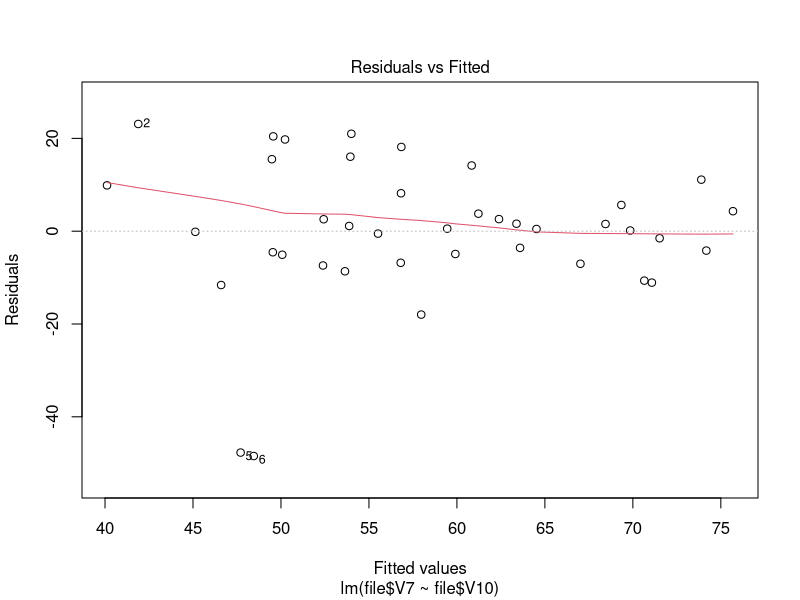
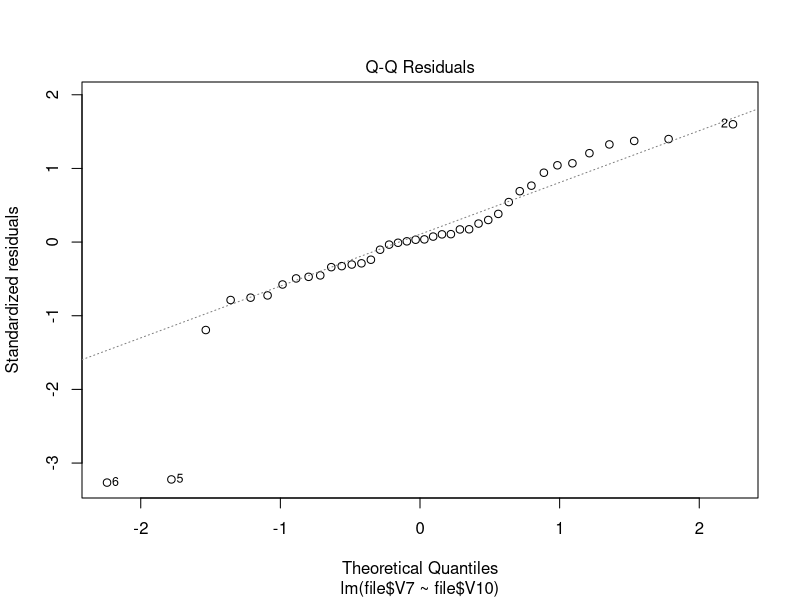
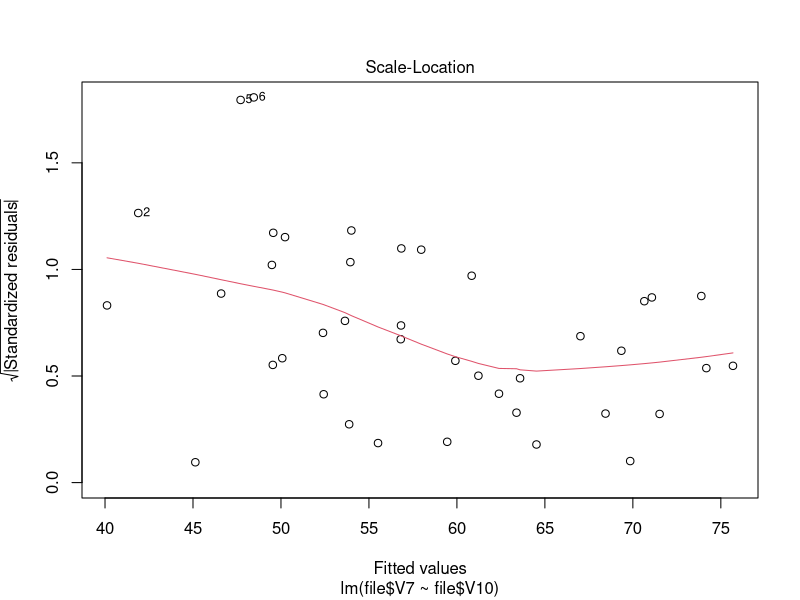
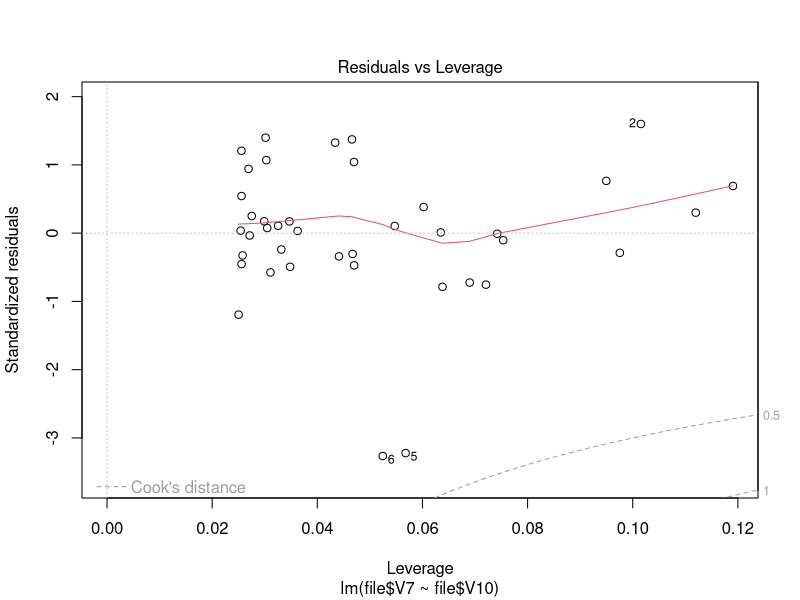
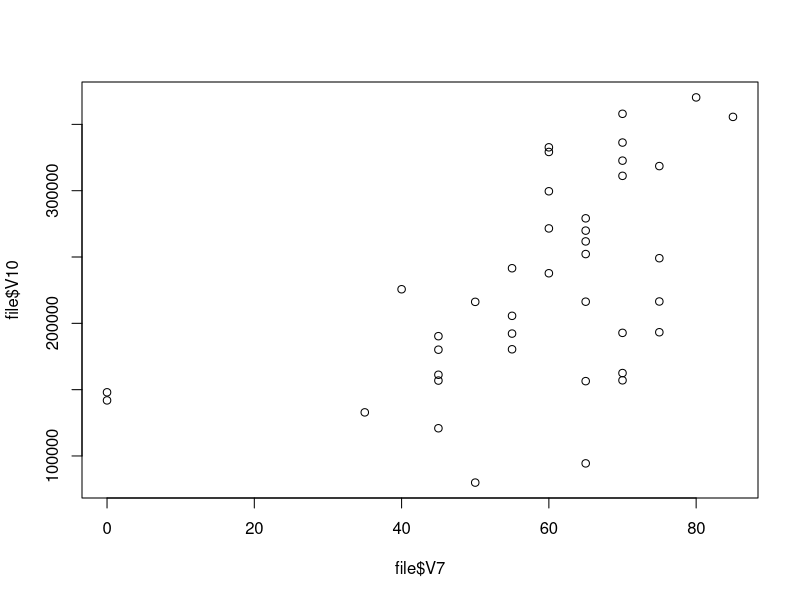

These charts were generated, in order, by the following R code:
## ---- chunk 1
knitr::opts_chunk$set(echo = TRUE)
## ---- chunk 2

rm(list=ls())

knitr::opts_chunk$set(echo = TRUE)
library(tidyverse)
library(ggplot2)

## ---- chunk 3
file <- data.frame(read.table("lista02.dat",skip = 1) )
glimpse(file)
summary(file)

## ---- chunk 4
numNA<-sum(is.na(file))

cat(paste("Hay ",numNA,"NA de la forma usual \n"))

cat(paste("Revisaremos si hay **NA** artificiales:  \n"))

file[which(file == "<NA>",arr.ind = TRUE)[,1],]

file[which(file == "NA",arr.ind = TRUE)[,1],]
## ---- chunk 5

for (i in c(1,2,3,4,5,6,7,8.10)){
  
  file[,i] <- as.double(file[,i])
}
glimpse(file)
  
## ---- chunk 6

mod1 <- lm(file$V7 ~ file$V10)
print(mod1)
plot(mod1)
plot(file$V7,file$V10)
abline(mod1)
